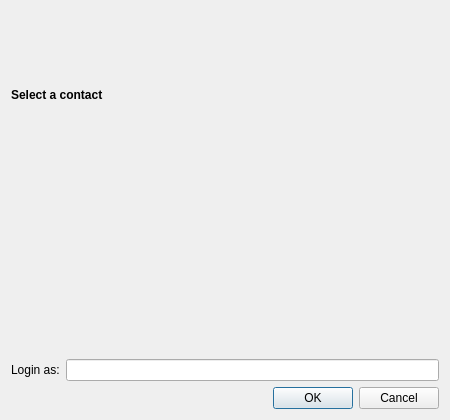
<?xml version="1.0" encoding="UTF-8"?>
<ui version="4.0">
 <class>MainWindow</class>
 <widget class="QWidget" name="MainWindow">
  <property name="geometry">
   <rect>
    <x>0</x>
    <y>0</y>
    <width>450</width>
    <height>420</height>
   </rect>
  </property>
  <property name="minimumSize">
   <size>
    <width>120</width>
    <height>120</height>
   </size>
  </property>
  <layout class="QVBoxLayout" name="verticalLayout">
   <item>
    <layout class="QVBoxLayout" name="contactVLayout">
     <item>
      <widget class="QLabel" name="label">
       <property name="font">
        <font>
         <weight>75</weight>
         <bold>true</bold>
        </font>
       </property>
       <property name="text">
        <string>Select a contact</string>
       </property>
      </widget>
     </item>
    </layout>
   </item>
   <item>
    <widget class="KSeparator" name="kseparator"/>
   </item>
   <item>
    <layout class="QHBoxLayout" name="loginHLayout">
     <item>
      <widget class="QLabel" name="loginLabel">
       <property name="text">
        <string>Login as:</string>
       </property>
      </widget>
     </item>
     <item>
      <widget class="KLineEdit" name="loginLineEdit">
       <property name="sizePolicy">
        <sizepolicy hsizetype="Expanding" vsizetype="Fixed">
         <horstretch>0</horstretch>
         <verstretch>0</verstretch>
        </sizepolicy>
       </property>
      </widget>
     </item>
    </layout>
   </item>
   <item>
    <widget class="QDialogButtonBox" name="buttonBox">
     <property name="standardButtons">
      <set>QDialogButtonBox::Cancel|QDialogButtonBox::Ok</set>
     </property>
    </widget>
   </item>
  </layout>
 </widget>
 <customwidgets>
  <customwidget>
   <class>KLineEdit</class>
   <extends>QLineEdit</extends>
   <header>klineedit.h</header>
  </customwidget>
  <customwidget>
   <class>KSeparator</class>
   <extends>QFrame</extends>
   <header>kseparator.h</header>
  </customwidget>
 </customwidgets>
 <resources/>
 <connections/>
</ui>
